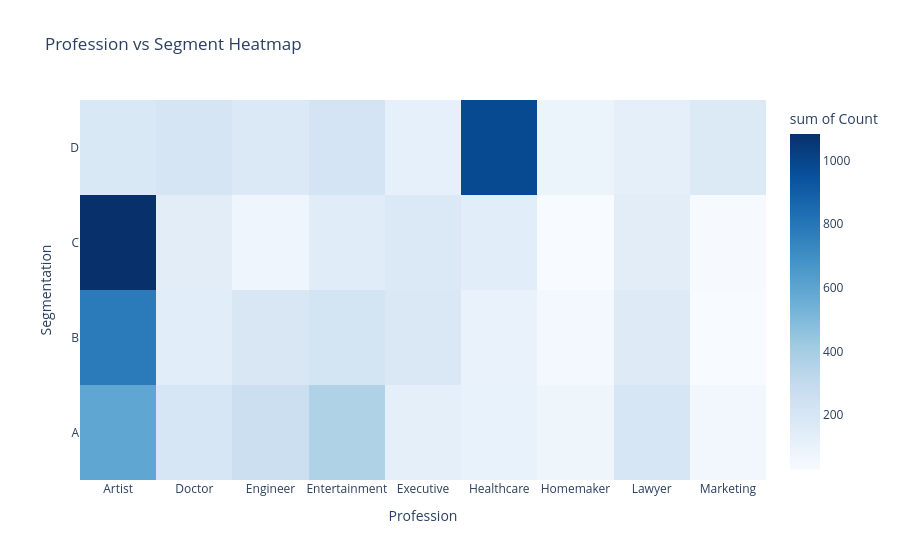

The code cell stored with this chart in its notebook:
### Code cell
# 4d. Profession heatmap
prof_seg = df.groupby(["Profession", "Segmentation"]).size().reset_index(name="Count")
fig4 = px.density_heatmap(
    prof_seg, x="Profession", y="Segmentation", z="Count",
    title="Profession vs Segment Heatmap",
    color_continuous_scale="Blues"
)
fig4.write_html("chart_profession_heatmap.html")
fig4.show()

### Figure 1 — Plotly figure (JSON) as saved in the notebook; plotly's stock layout.template omitted (floating-point values rounded to 4 significant figures)
{"data": [{"coloraxis": "coloraxis", "histfunc": "sum", "hovertemplate": "Profession=%{x}<br>Segmentation=%{y}<br>sum of Count=%{z}<extra></extra>", "name": "", "type": "histogram2d", "x": ["Artist", "Artist", "Artist", "Artist", "Doctor", "Doctor", "Doctor", "Doctor", "Engineer", "Engineer", "Engineer", "Engineer", "Entertainment", "Entertainment", "Entertainment", "Entertainment", "Executive", "Executive", "Executive", "Executive", "Healthcare", "Healthcare", "Healthcare", "Healthcare", "Homemaker", "Homemaker", "Homemaker", "Homemaker", "Lawyer", "Lawyer", "Lawyer", "Lawyer", "Marketing", "Marketing", "Marketing", "Marketing"], "xaxis": "x", "xbingroup": "x", "y": ["A", "B", "C", "D", "A", "B", "C", "D", "A", "B", "C", "D", "A", "B", "C", "D", "A", "B", "C", "D", "A", "B", "C", "D", "A", "B", "C", "D", "A", "B", "C", "D", "A", "B", "C", "D"], "yaxis": "y", "ybingroup": "y", "z": [591, 778, 1083, 188, 199, 143, 140, 206, 259, 189, 75, 176, 365, 221, 148, 215, 125, 183, 175, 116, 106, 101, 146, 979, 73, 55, 28, 90, 197, 158, 140, 128, 57, 30, 35, 170]}], "layout": {"coloraxis": {"colorbar": {"title": {"text": "sum of Count"}}, "colorscale": [[0, "rgb(247,251,255)"], [0.125, "rgb(222,235,247)"], [0.25, "rgb(198,219,239)"], [0.375, "rgb(158,202,225)"], [0.5, "rgb(107,174,214)"], [0.625, "rgb(66,146,198)"], [0.75, "rgb(33,113,181)"], [0.875, "rgb(8,81,156)"], [1, "rgb(8,48,107)"]]}, "legend": {"tracegroupgap": 0}, "title": {"text": "Profession vs Segment Heatmap"}, "xaxis": {"anchor": "y", "domain": [0, 1], "title": {"text": "Profession"}}, "yaxis": {"anchor": "x", "domain": [0, 1], "title": {"text": "Segmentation"}}}}
